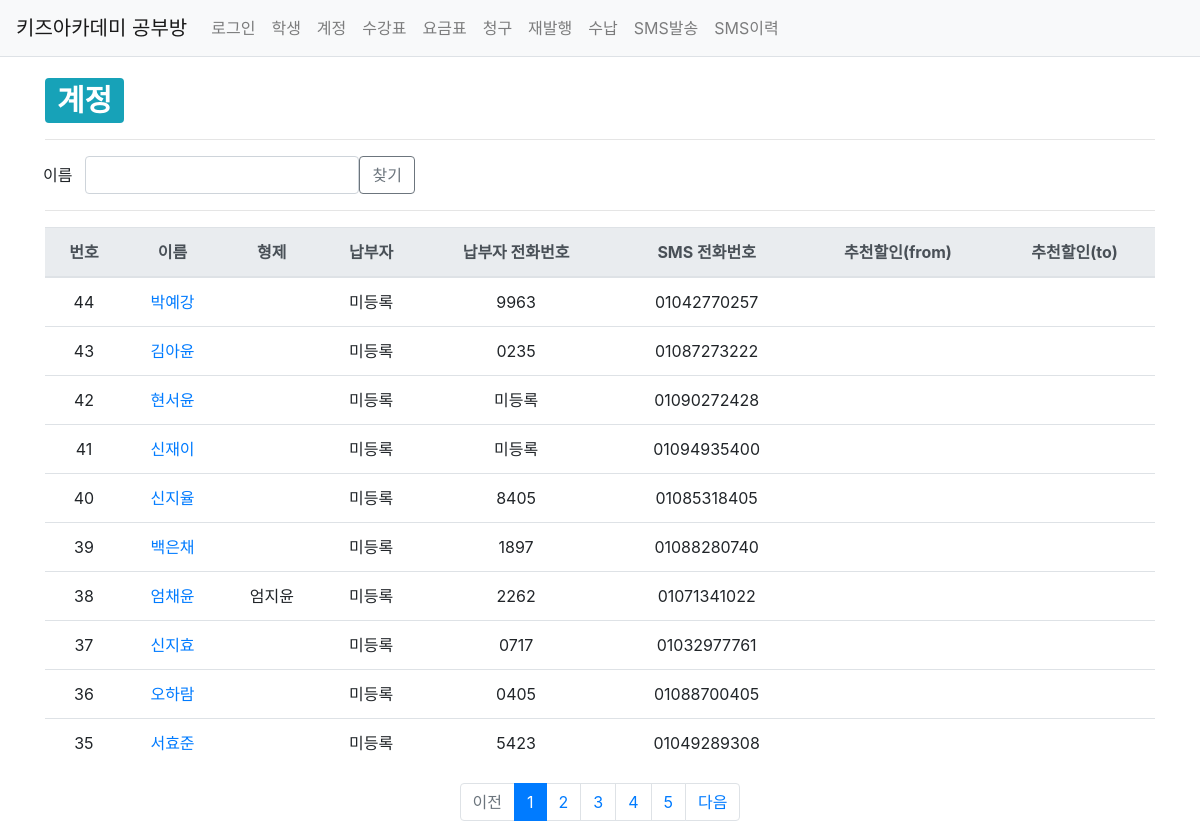
/studyroom/account/, run on the app's committed database.
### studyroom/models.py (models this page shows, shortened)
class Account(models.Model):
    user = models.ForeignKey(User, on_delete=models.SET_NULL, null=True)
    student = models.ForeignKey(Student, on_delete=models.SET_NULL, null=True)
    payer = models.CharField(max_length=40, null=True, blank=True)
    payer_phone_num = models.CharField(max_length=11, null=True, blank=True)
    sms_phone_num = models.CharField(max_length=11, null=True, blank=True)
    recommend_dc_start = models.CharField(max_length=6, null=True, blank=True, default='yyyymm')
    recommend_dc_end = models.CharField(max_length=6, null=True, blank=True, default='yyyymm')
    create_date = models.DateTimeField()
    modify_date = models.DateTimeField(null=True, blank=True)

class Student(models.Model):
    Grade_choices = (
        ('Y6','6세'),
        ('Y7','7세'),
        ('E1','1학년'),
        ('E2','2학년'),
        ('E3','3학년'),
        ('E4','4학년'),
        ('E5','5학년'),
        ('E6','6학년'),
    )
    user = models.ForeignKey(User, on_delete=models.SET_NULL, null=True)
    brother = models.ForeignKey('self', on_delete=models.SET_NULL, null=True, blank=True)
    name = models.CharField(max_length=20)
    grade = models.CharField(max_length=2, choices=Grade_choices)
    create_date = models.DateTimeField()
    modify_date = models.DateTimeField(null=True, blank=True)
    delete_yn = models.CharField(max_length=1, default='n')

### studyroom/views/account_views.py (the view)
def account_list(request):
    logger.info("INFO 레벨로 출력")
    """
    계정 목록 출력
    """
    page = request.GET.get('page', '1')  # 페이지
    name = request.GET.get('name', '')  # 검색어
    account_list = Account.objects.order_by('id')
    if name:
        account_list = account_list.filter(
            Q(student__name__icontains=name) |  # 학생이름 검색
            Q(student__brother__name__icontains=name)  # 학생이름 검색
        ).distinct()
    paginator = Paginator(account_list, 10)  # 페이지당 10개씩 보여주기
    page_obj = paginator.get_page(page)
    context = {'account_list': page_obj, 'page': page, 'name': name}
    return render(request, 'studyroom/account_list.html', context)

### studyroom/templatetags/studyroom_filter.py (called while the page is built)
@register.filter
def sub(value, arg):
    return value - arg

### templates/studyroom/account_list.html (shortened to what this page needs)
{% extends 'base.html' %}
{% load studyroom_filter %}
{% load humanize %}
{% block content %}
<div class="container my-3">
    <div>
        <h1>
            <span class="badge badge-info">계정</span>
        </h1>
    </div>
    <hr class="my-3">
    <div class="row">
        <div class="col-xs-2">
            <button class="btn " type="button" >이름</button>
        </div>
        <div class="col-xs-2">
            <input id="input_search" type="text" class="form-control name" value="{{ name|default_if_none:'' }}">
        </div>
        <div>
            <button class="btn btn-outline-secondary" type="button" id="btn_search">찾기</button>
        </div>
    </div>
    <hr class="my-3">
    <table class="table">
        <thead>
        <tr class="text-center thead-light">
            <th>번호</th>
            <th>이름</th>
            <th>형제</th>
            <th>납부자</th>
            <th>납부자 전화번호</th>
            <th>SMS 전화번호</th>
            <th>추천할인(from)</th>
            <th>추천할인(to)</th>
        </tr>
        </thead>
        <tbody>
        {% if account_list %}
        {% for account in account_list %}
        <tr class="text-center">
            <td>
                {{ account_list.paginator.count|sub:account_list.start_index|sub:forloop.counter0|add:1 }}
            </td>
            <td><a href="{% url 'studyroom:account_modify' account.id %}">{{ account.student.name }}</td>
            <td>{{ account.student.brother.name }}</td>
            <td>{{ account.payer|default_if_none:"미등록" }}</td>
            <td>{{ account.payer_phone_num|default_if_none:"미등록" }}</td>
            <td>{{ account.sms_phone_num|default_if_none:"미등록" }}</td>
            <td>{{ account.recommend_dc_start|default_if_none:"" }}</td>
            <td>{{ account.recommend_dc_end|default_if_none:"" }}</td>
        </tr>
        {% endfor %}
        {% else %}
        <tr>
            <td colspan="3">account이 없습니다.</td>
        </tr>
        {% endif %}
        </tbody>
    </table>
    <ul class="pagination justify-content-center">
        {% if account_list.has_previous %}
        <li class="page-item">
            <a class="page-link" href="?page={{ account_list.previous_page_number }}">이전</a>
        </li>
        {% else %}
        <li class="page-item disabled">
            <a class="page-link" tabindex="-1" aria-disabled="true" href="#">이전</a>
        </li>
        {% endif %}
        {% for page_number in account_list.paginator.page_range %}
        {% if page_number >= account_list.number|add:-5 and page_number <= account_list.number|add:5 %}
            {% if page_number == account_list.number %}
            <li class="page-item active" aria-current="page">
                <a class="page-link" href="?page={{ page_number }}">{{ page_number }}</a>
            </li>
            {% else %}
            <li class="page-item">
                <a class="page-link" href="?page={{ page_number }}">{{ page_number }}</a>
            </li>
            {% endif %}
        {% endif %}
        {% endfor %}
        {% if account_list.has_next %}
        <li class="page-item">
            <a class="page-link" href="?page={{ account_list.next_page_number }}">다음</a>
        </li>
        {% else %}
        <li class="page-item disabled">
            <a class="page-link" tabindex="-1" aria-disabled="true" href="#">다음</a>
        </li>
        {% endif %}
    </ul>
</div>
{% endblock %}

### data on the page
Account: paginator.count|sub "44", student.name "박예강", payer "미등록", payer_phone_num "9963", sms_phone_num "01042770257"
Account: paginator.count|sub "43", student.name "김아윤", payer "미등록", payer_phone_num "0235", sms_phone_num "01087273222"
Account: paginator.count|sub "42", student.name "현서윤", payer "미등록", payer_phone_num "미등록", sms_phone_num "01090272428"
Account: paginator.count|sub "41", student.name "신재이", payer "미등록", payer_phone_num "미등록", sms_phone_num "01094935400"
Account: paginator.count|sub "40", student.name "신지율", payer "미등록", payer_phone_num "8405", sms_phone_num "01085318405"
Account: paginator.count|sub "39", student.name "백은채", payer "미등록", payer_phone_num "1897", sms_phone_num "01088280740"
Account: paginator.count|sub "38", student.name "엄채윤", student.brother.name "엄지윤", payer "미등록", payer_phone_num "2262", sms_phone_num "01071341022"
Account: paginator.count|sub "37", student.name "신지효", payer "미등록", payer_phone_num "0717", sms_phone_num "01032977761"
Account: paginator.count|sub "36", student.name "오하람", payer "미등록", payer_phone_num "0405", sms_phone_num "01088700405"
Account: paginator.count|sub "35", student.name "서효준", payer "미등록", payer_phone_num "5423", sms_phone_num "01049289308"

### other printed values
{{ page_number }} "1"
{{ page_number }} "2" "3" "4" "5"
